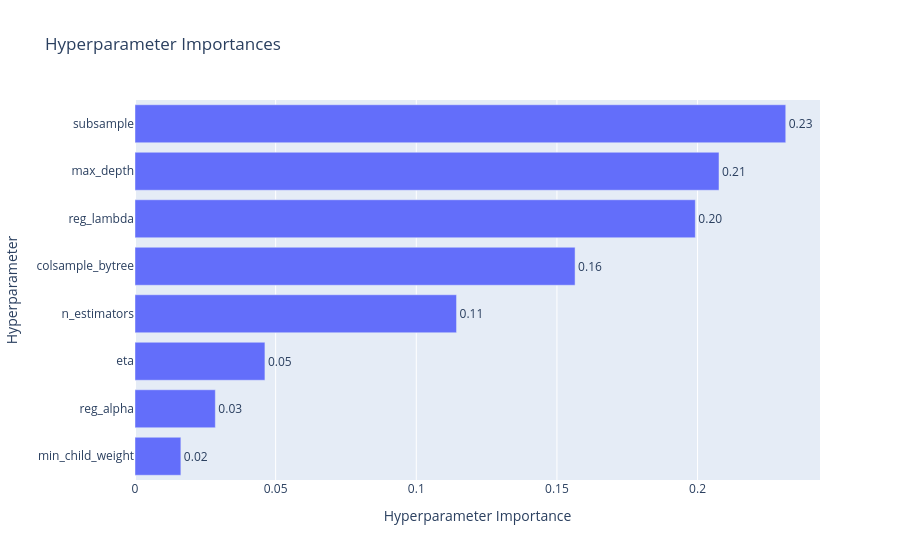

Source (notebook cell):
### Code cell
optuna.visualization.plot_param_importances(study)

### Figure 1 — Plotly figure (JSON) as saved in the notebook; plotly's stock layout.template omitted (floating-point values rounded to 4 significant figures)
{"data": [{"cliponaxis": false, "hovertemplate": ["min_child_weight (IntDistribution): 0.016307606316187814<extra></extra>", "reg_alpha (IntDistribution): 0.02856260170981713<extra></extra>", "eta (FloatDistribution): 0.046190910921485626<extra></extra>", "n_estimators (IntDistribution): 0.11431122262704456<extra></extra>", "colsample_bytree (FloatDistribution): 0.15645467101957655<extra></extra>", "reg_lambda (IntDistribution): 0.19920534218755706<extra></extra>", "max_depth (IntDistribution): 0.20761883702081804<extra></extra>", "subsample (FloatDistribution): 0.23134880819751322<extra></extra>"], "name": "Objective Value", "orientation": "h", "text": ["0.02", "0.03", "0.05", "0.11", "0.16", "0.20", "0.21", "0.23"], "textposition": "outside", "type": "bar", "x": [0.01631, 0.02856, 0.04619, 0.1143, 0.1565, 0.1992, 0.2076, 0.2313], "y": ["min_child_weight", "reg_alpha", "eta", "n_estimators", "colsample_bytree", "reg_lambda", "max_depth", "subsample"]}], "layout": {"title": {"text": "Hyperparameter Importances"}, "xaxis": {"title": {"text": "Hyperparameter Importance"}}, "yaxis": {"title": {"text": "Hyperparameter"}}}}
